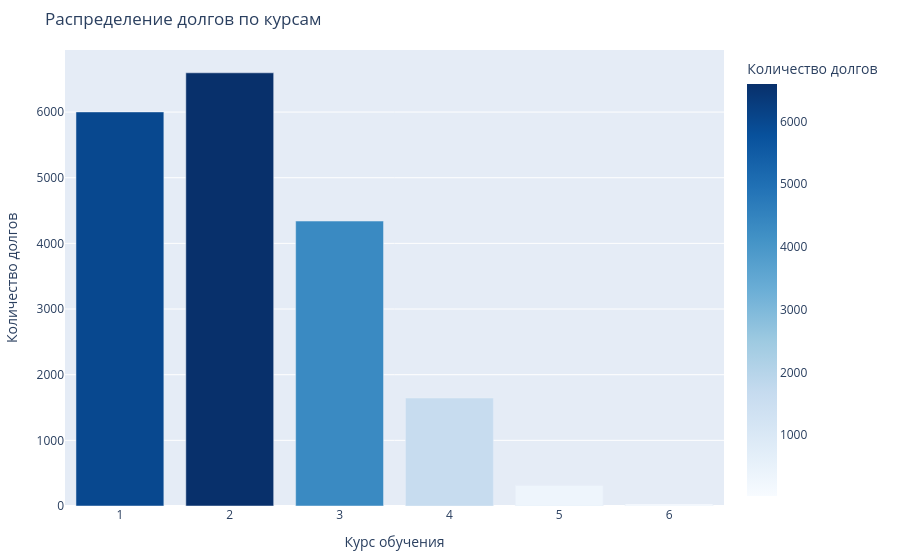

Here is the notebook cell this chart was saved with:
### Code cell
import plotly.express as px

# Подсчет количества долгов по курсам
course_debt_summary = df.groupby('Курс').agg({
    'ФИО студента': 'nunique',  # Количество студентов с долгами
    'Предмет': 'count'          # Общее количество долгов
}).reset_index().rename(columns={'ФИО студента': 'Количество_студентов', 'Предмет': 'Количество_долгов'})

# Создание столбчатой диаграммы
fig = px.bar(
    course_debt_summary,
    x='Курс',
    y='Количество_долгов',
    title='Распределение долгов по курсам',
    labels={'Курс': 'Курс обучения', 'Количество_долгов': 'Количество долгов'},
    color='Количество_долгов',
    color_continuous_scale='blues'
)

# Настройка внешнего вида
fig.update_layout(
    xaxis_title='Курс обучения',
    yaxis_title='Количество долгов',
    margin=dict(t=50, l=25, r=25, b=25),
    font=dict(size=12)
)

# Отображение графика
fig.show()

### Figure 1 — Plotly figure (JSON) as saved in the notebook; plotly's stock layout.template omitted (floating-point values rounded to 4 significant figures)
{"data": [{"hovertemplate": "Курс обучения=%{x}<br>Количество долгов=%{marker.color}<extra></extra>", "legendgroup": "", "marker": {"color": [6002, 6598, 4340, 1645, 314, 29], "coloraxis": "coloraxis", "pattern": {"shape": ""}}, "name": "", "orientation": "v", "showlegend": false, "textposition": "auto", "type": "bar", "x": [1, 2, 3, 4, 5, 6], "xaxis": "x", "y": [6002, 6598, 4340, 1645, 314, 29], "yaxis": "y"}], "layout": {"barmode": "relative", "coloraxis": {"colorbar": {"title": {"text": "Количество долгов"}}, "colorscale": [[0, "rgb(247,251,255)"], [0.125, "rgb(222,235,247)"], [0.25, "rgb(198,219,239)"], [0.375, "rgb(158,202,225)"], [0.5, "rgb(107,174,214)"], [0.625, "rgb(66,146,198)"], [0.75, "rgb(33,113,181)"], [0.875, "rgb(8,81,156)"], [1, "rgb(8,48,107)"]]}, "font": {"size": 12}, "legend": {"tracegroupgap": 0}, "margin": {"b": 25, "l": 25, "r": 25, "t": 50}, "title": {"text": "Распределение долгов по курсам"}, "xaxis": {"anchor": "y", "domain": [0, 1], "title": {"text": "Курс обучения"}}, "yaxis": {"anchor": "x", "domain": [0, 1], "title": {"text": "Количество долгов"}}}}
